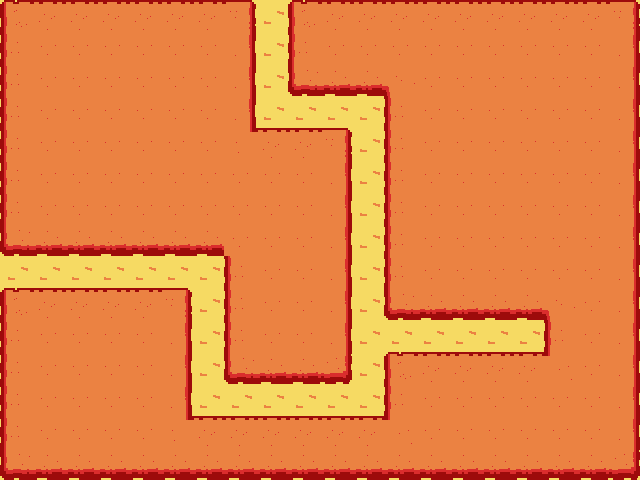

A level layout from a 2D game, rendered from its tile map. Below: a short description, then the map file with tile-grid data replaced by summaries:
An orthogonal 20x15 tile map with 32x32 px tiles, 1 tile layer (background), 2 tilesets and 3 objects (2x mob_spawn, pet_position).

<map version="1.0" tiledversion="1.1.5" orientation="orthogonal" renderorder="right-down" width="20" height="15" tilewidth="32" tileheight="32" infinite="0" nextobjectid="8">
 <tileset firstgid="1" source="proto-tiles.tsx" />
 <tileset firstgid="3" source="tiles.tsx" />
 <layer name="background" width="20" height="15">
  <properties>
   <property name="path-info" type="bool" value="true" />
   <property name="tileset" value="tiles" />
  </properties>
  <data>[300 cells, 300 non-empty, 13 distinct tile ids]</data>
 </layer>
 <objectgroup name="markers">
  <object id="1" name="mob_waves_0" type="mob_spawn" x="14" y="269">
   <point />
  </object>
  <object id="5" name="pet_position" type="pet_position" x="528" y="334">
   <point />
  </object>
  <object id="7" name="mob_waves_1" type="mob_spawn" x="275" y="15">
   <point />
  </object>
 </objectgroup>
</map>